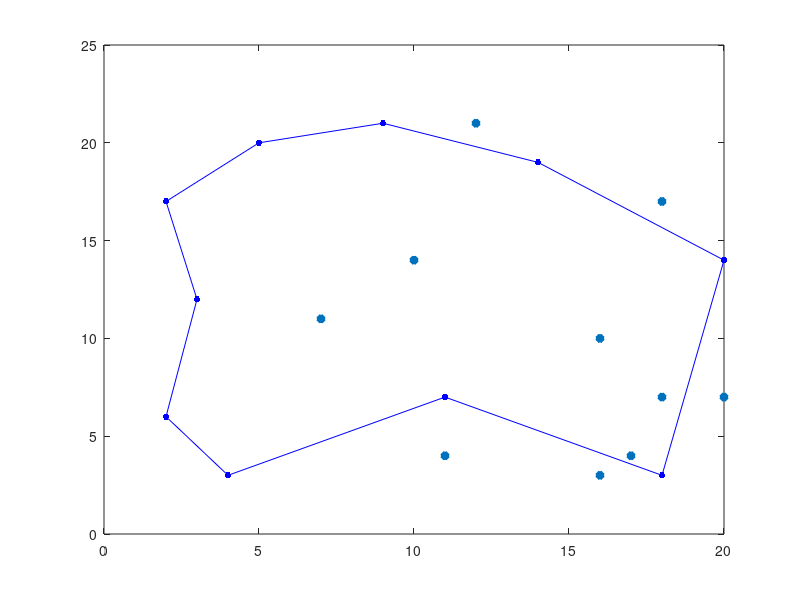

This chart was generated by the following MATLAB code:
% ---------------------------------------------------------------
% Name: Cen Liu
% Application No.: C2117860
% 
% Question: 6. Points inside/outside polygon
% Plot the input polygon and test points 
% ---------------------------------------------------------------
clc; clearvars; close all
% Polygon
plot([4,2,3,2,5,9,14,20,18,11,4],[3,6,12,17,20,21,19,14,3,7,3],'-b.','MarkerSize',15)
hold on
% Points
scatter([7,10,11,12,16,16,17,18,18,20],[11,14,4,21,3,10,4,7,17,7],'*','LineWidth',3)